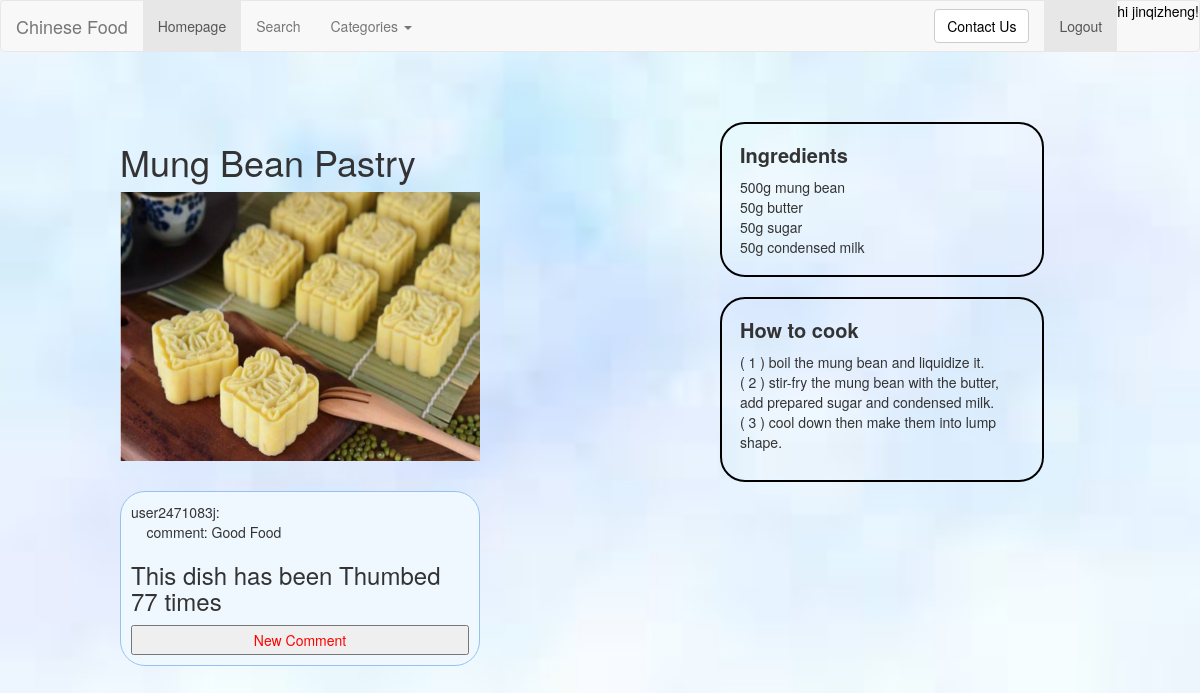
Before: /rango/dessert3/ (signed in) with the older database file.
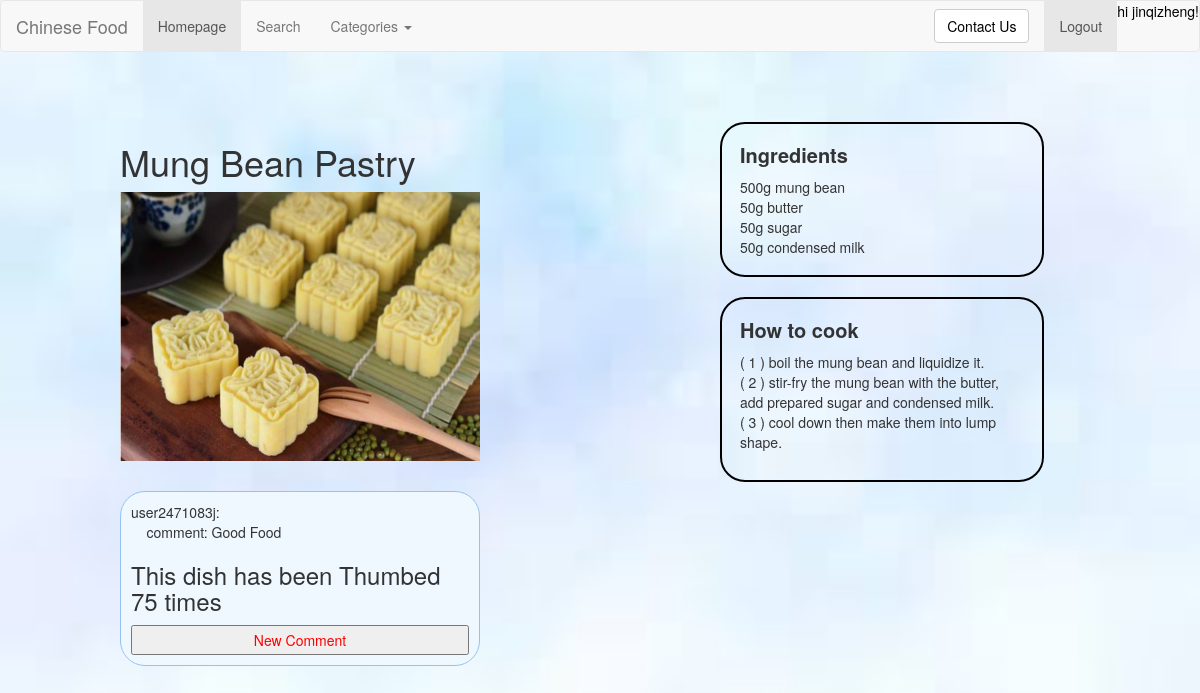
After: the same page with the newer database file.
### rango/models.py (models this page shows, shortened)
class Dish(models.Model):
    category = models.ForeignKey(Category, on_delete=models.CASCADE)
    dish = models.CharField(max_length=128, unique=True)
    url = models.CharField(max_length=128, default="https://www.allrecipes.com/recipes/1642/everyday-cooking/")
    likes = models.IntegerField(default=0)
    images = models.CharField(max_length=128, default="/static/images/photo.jpg")
    class Meta:
        verbose_name_plural = 'Dishes'

### rango/views.py (the view, shortened to what this page needs)
# urls.py: path('dessert3/', views.dessert3, name='dessert3'),
def dessert3(request):
    category_list = Category.objects.order_by('-category')
    d2 = "Mung Bean Pastry"
    dish = Dish.objects.get(dish=d2)
    form = DishForm()
    info_list = UserComment.objects.filter(dish=d2)
    return render(request, "rango/dessert3.html", {"info_list": info_list,
                                                   "categories": category_list,
                                                   "form": form,
                                                   "dish": dish, })

### rango/forms.py
class DishForm(forms.ModelForm):
    dish = forms.CharField(max_length=128,
                           help_text="Please enter the dish name.")
    url = forms.CharField(
        help_text="Please enter the URL of dishes introduction.")
    likes = forms.IntegerField(widget=forms.HiddenInput(), initial=0, required=False)
    images = forms.CharField(widget=forms.HiddenInput(), initial="/static/images/photo.jpg", required=False)
    class Meta:
        model = Dish
        exclude = ('category',)

### templates/rango/dessert3.html (shortened to what this page needs)
{% extends 'rango/base.html' %}
{% load staticfiles %}
{% block image_block %}
<h1>Mung Bean Pastry</h1>
<img src="{% static 'images/dessert3.png' %}" alt="" width="100%" id="pic">
{% endblock %}
{% block ingredients_block%}
500g mung bean<br>
50g butter<br>
50g sugar<br>
50g condensed milk<br>
{% endblock %}
{% block howToCook_block %}
( 1 ) boil the mung bean and liquidize it. <br>
( 2 ) stir-fry the mung bean with the butter, add prepared sugar and condensed milk. <br>
( 3 ) cool down then make them into lump shape.<br>
{% endblock %}

### templates/rango/base.html (shortened to what this page needs)
<!DOCTYPE html>
{% load staticfiles %}
<html>
<head>
	<link rel="stylesheet" href="https://cdn.staticfile.org/twitter-bootstrap/3.3.7/css/bootstrap.min.css">
    <link rel="stylesheet" href="{% static 'css/dish.css' %}">
</head>
<body>
<nav class="navbar navbar-default" role="navigation">
    <div class="container-fluid">
    <div class="navbar-header">
        <a class="navbar-brand" href="/rango/">Chinese Food</a>
    </div>
    <div>
        <ul class="nav navbar-nav navbar-left">
            <li class="active"><a href="/rango/">Homepage</a></li>
            <li><a href="{% url 'rango:test' %}">Search</a></li>
            <li class="dropdown">
                <a href="#" class="dropdown-toggle" data-toggle="dropdown">
                    Categories
                    <b class="caret"></b>
                </a>
            </li>
        </ul>
        <ul class="nav navbar-nav navbar-right">
            {% if user.is_authenticated %}
            <a href="{% url 'rango:userInfor' %}"> hi {{ user.username }}!</a>
            <li class="active">
                <a class="a2" href=" {% url 'auth_logout' %}?next=/rango/">Logout</a>
            </li>
        {% endif %}
        </ul>
        <form class="navbar-form navbar-right" role="search">
            <button type="submit" class="btn btn-default">
                <a href="mailto:2471083j@student.gla.ac.uk
                        subject=About Django Project">
                        Contact Us</a>
            </button>
        </form>
    </div>
    </div>
</nav>
<div class="main w1000">
    <div class="main_l f">
        <div class="slide" id="box">
            <div class="banner">
                {% block image_block %}{% endblock %}
            </div>
        </div>
        <div class="add">
            <div>
                {% for i in info_list %}
                    user{{ i.username }}: <br>
                    &nbsp&nbsp&nbsp&nbspcomment: {{ i.comment }} <br>
                {% endfor %}
                {% if user.is_authenticated %}
                <h3>This dish has been Thumbed {{ dish.likes }} times</h3>
                 <input class="input1" type="button" style="color:#ff0000" value="New Comment" id="link">
                {% endif %}
            </div>
        </div>
    </div>
    <div class="main_r r">
        <div class="ing">
            <p>Ingredients</p>
            {% block ingredients_block %}{% endblock %}
        </div>
        <div class="how">
            <p>How to cook</p>
            <div>
                {% block howToCook_block %}{% endblock %}
            </div>
        </div>
    </div>
</div>
</body>
</html>

Changed rows visible on the page:
changed Dish: likes "77" → "75"
